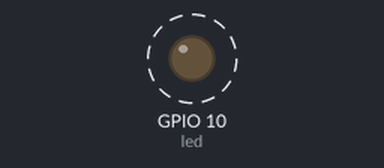
Bench run of a program on a simulated Raspberry Pi (BCM pin numbers). On the bench: output pins drawn as LEDs (lit = HIGH). Dashed ring = blinking.

Above: at 0.2 s.
Timing chart, 0 to 3.0 s (numbered marks = the images above):
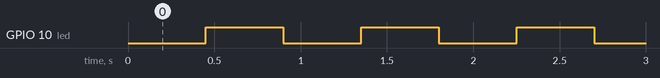

Measured:
- by itself, GPIO 10 (led): alternates HIGH for 0.45 s and LOW for 0.45 s

The program:

masakiBlink.py
```python
# import Raspberry Pi GPIO support into Python environment
import RPi.GPIO as GPIO
# import a sleep function from time module
from time import sleep

led = 10  # GPIO number where the led is connected

# Tell the GPIO module to use GPIO numbering used by processor
GPIO.setmode(GPIO.BCM)

# Set GPIO no 10 to output mode
GPIO.setup(led, GPIO.OUT)

# Blink some leds
while True:
    GPIO.output(led, False)
    sleep(0.45)  # Sleep for 1 second
    GPIO.output(led, True)
    sleep(0.45)
```
